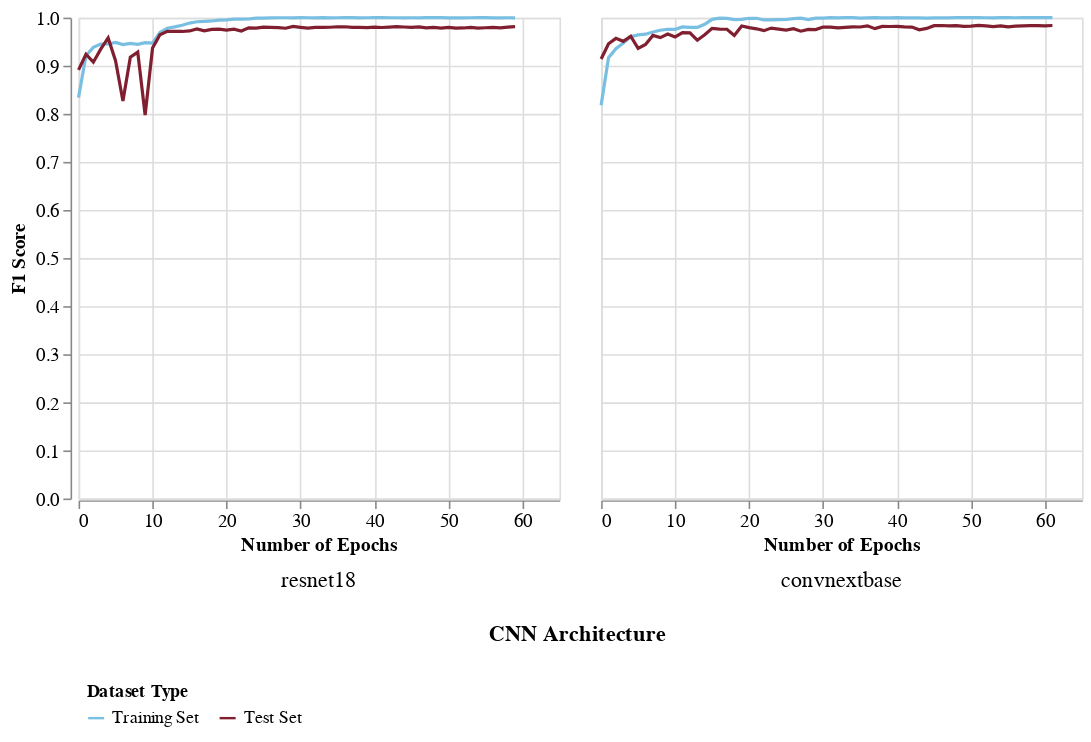

Source (notebook cell):
### Markdown cell above
##### **4.2.4.a.** Training and Validation Curves for Config 2

### Code cell
family_sort = ['mobilenetv3', 'resnet', 'efficientnet', 'convnext']

line_chart = alt.Chart(history_df).mark_line().encode(
    x = alt.X('epoch_num:Q', title='Number of Epochs'),
    y = alt.Y('f1_score:Q', title='F1 Score'),
    color = alt.Color('dataset_type:N', legend=alt.Legend(orient='bottom', direction='horizontal', labelExpr="datum.label == 'train' ? 'Training Set' : 'Test Set'"), title='Dataset Type', scale=alt.Scale(range=["#79BFE2", "#801F2F"])),
    column = alt.Column('model_arch', title='CNN Architecture', sort=['resnet18', 'convnextbase'], header=alt.Header(titleOrient="bottom", labelOrient="bottom", labelFontSize=14, titleFontSize=14))
).transform_filter(
    alt.datum.dataset_config == 'config2'
)

line_chart.configure_axis(
    titleFontSize=12,
    labelFontSize=12
).configure_legend(
    titleFontSize=11,
    labelFontSize=11,
    padding=5
)

### Figure 1 — Vega-Lite specification as saved in the notebook (floating-point values rounded to 4 significant figures; data arrays with more than 128 entries replaced by an {"elided": "..."} marker saying what was removed)
{"config": {"view": {"continuousWidth": 300, "continuousHeight": 300}, "axis": {"labelFontSize": 12, "titleFontSize": 12}, "legend": {"labelFontSize": 11, "padding": 5, "titleFontSize": 11}}, "data": {"name": "data-85f2f64bd39bcdb89cc14fab89410c10"}, "mark": {"type": "line"}, "encoding": {"color": {"field": "dataset_type", "legend": {"direction": "horizontal", "labelExpr": "datum.label == 'train' ? 'Training Set' : 'Test Set'", "orient": "bottom"}, "scale": {"range": ["#79BFE2", "#801F2F"]}, "title": "Dataset Type", "type": "nominal"}, "column": {"field": "model_arch", "header": {"labelFontSize": 14, "labelOrient": "bottom", "titleFontSize": 14, "titleOrient": "bottom"}, "sort": ["resnet18", "convnextbase"], "title": "CNN Architecture", "type": "nominal"}, "x": {"field": "epoch_num", "title": "Number of Epochs", "type": "quantitative"}, "y": {"field": "f1_score", "title": "F1 Score", "type": "quantitative"}}, "transform": [{"filter": "(datum.dataset_config === 'config2')"}], "$schema": "https://vega.github.io/schema/vega-lite/v5.20.1.json", "datasets": {"data-85f2f64bd39bcdb89cc14fab89410c10": {"elided": "1258 records"}}}
